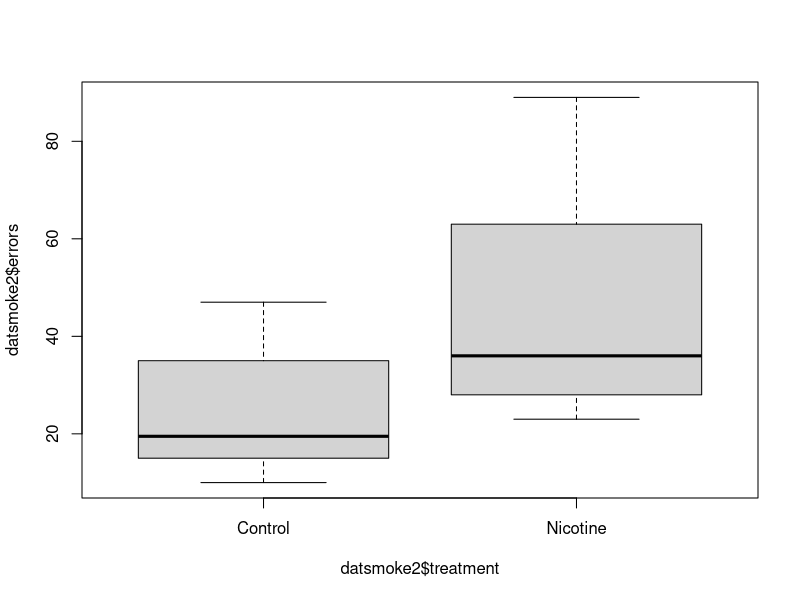
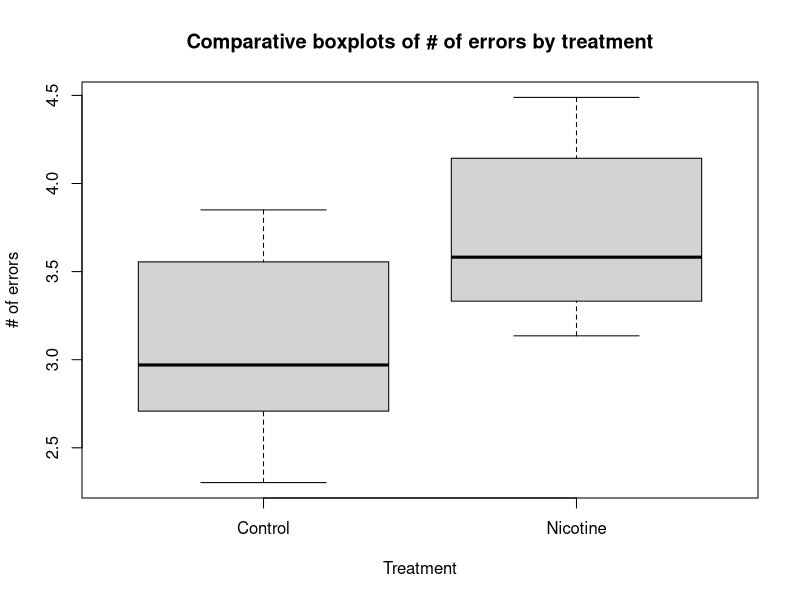
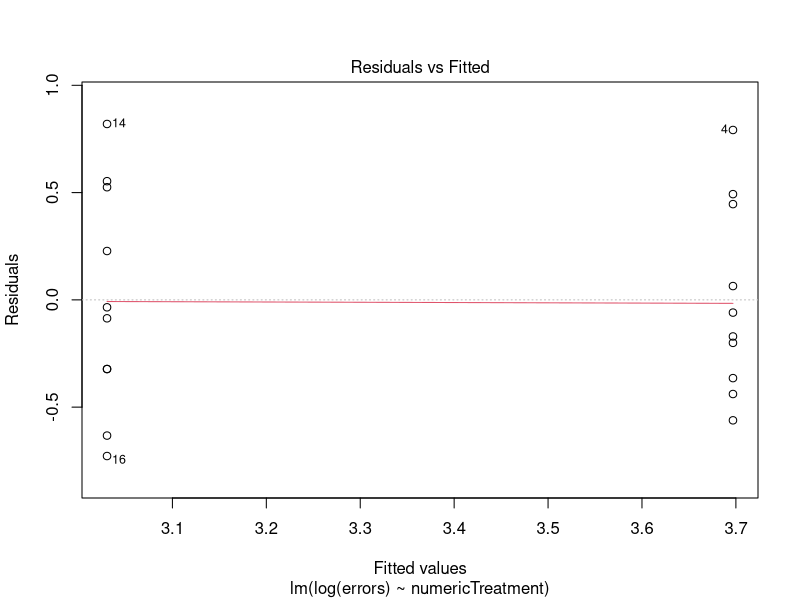
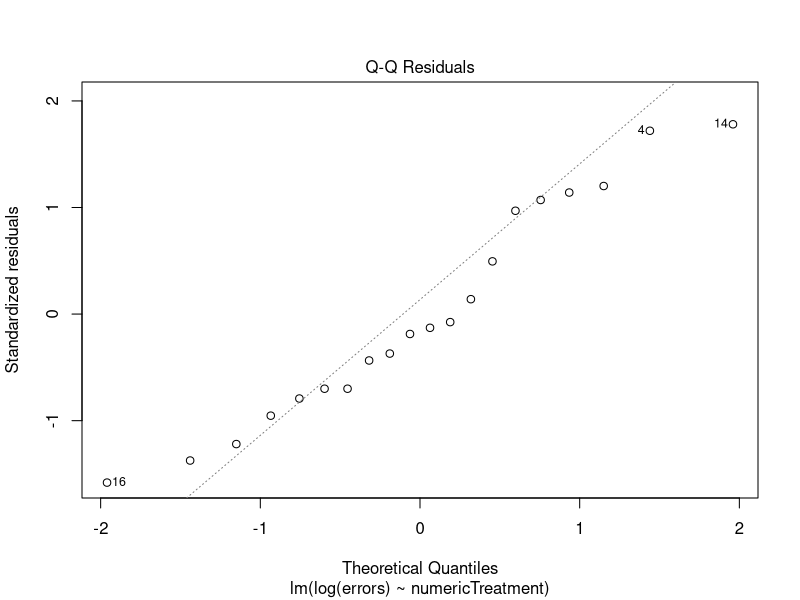
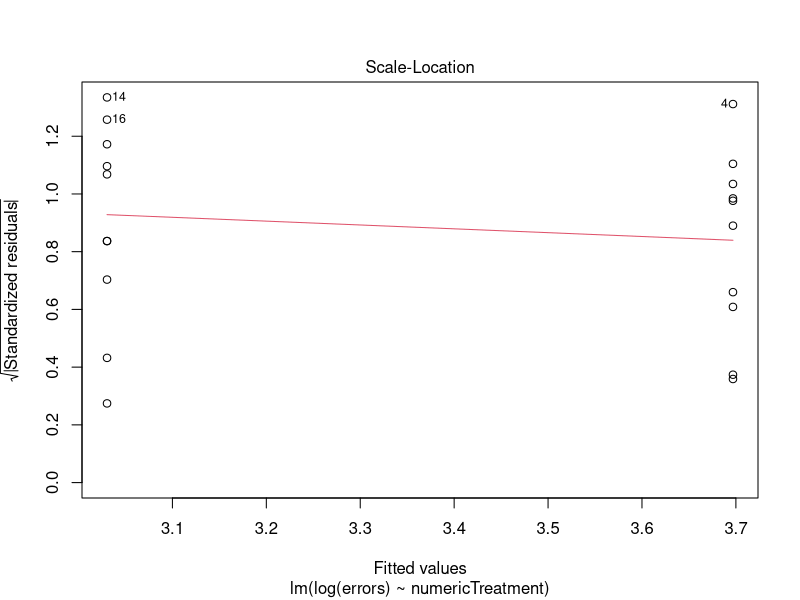
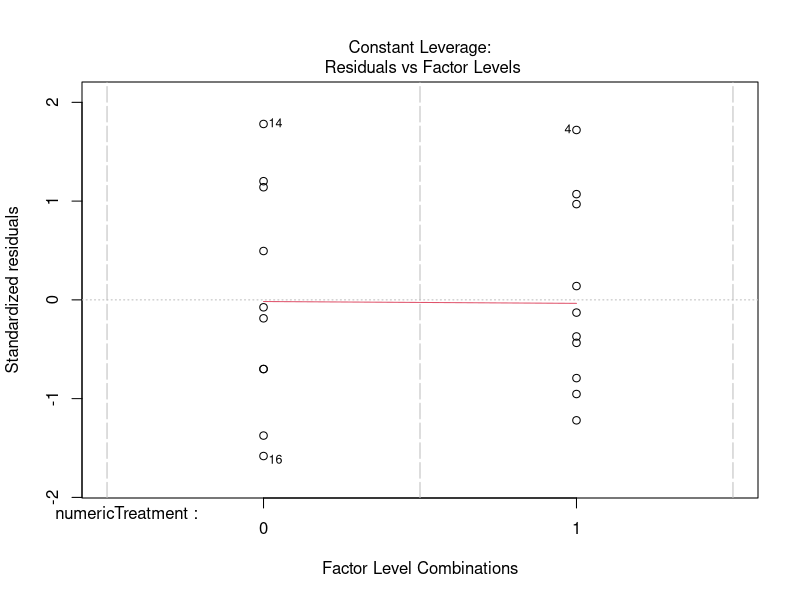
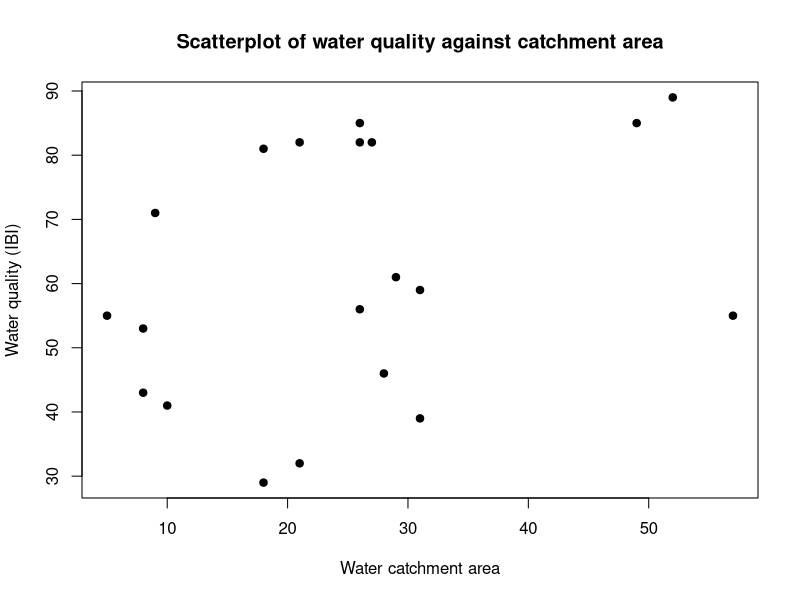
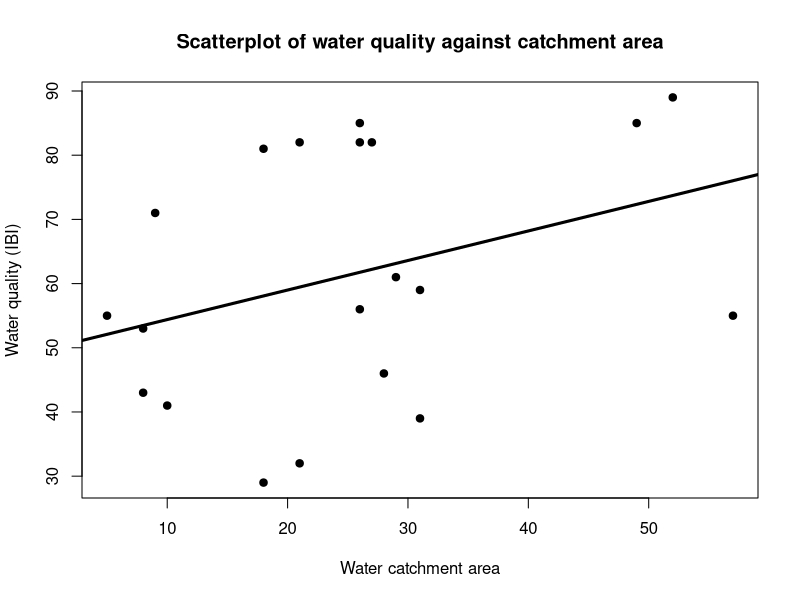

Reproduce these figures in R, in order.
###########
## Session 3: Linear Regression
###########

library(tidyverse)

## Question 1a 
datsmoke <- read_csv("data/smokePregnant.csv")

## Question 1b
datsmoke2 <- data.frame(errors=c(datsmoke$Nicotine,datsmoke$Control), treatment=rep(c("Nicotine","Control"),each=nrow(datsmoke)))
# library(reshape); dat2 <- melt(dat)

## Question 1c
## We previously saw that a log transformation helped
boxplot(datsmoke2$errors ~ datsmoke2$treatment)

boxplot(log(datsmoke2$errors) ~ datsmoke2$treatment, main = "Comparative boxplots of # of errors by treatment", ylab = "# of errors", xlab = "Treatment")
## Better

fit.smoke=lm(log(errors)~as.factor(treatment),data=datsmoke2)
summary(fit.smoke)


## Question 1d
datsmoke2$numericTreatment <- factor(rep(c(1,0), each=nrow(datsmoke)))
fit.smoke1 <- lm(log(errors) ~ numericTreatment, data = datsmoke2)
summary(fit.smoke1)

t.test(log(datsmoke$Nicotine), log(datsmoke$Control), var.equal=T)

## Question 1e
## Observations are independent; random sample of GPs and and random allocation of treatments
## observations are normally distributed with same variance in both groups
## Straight line relationship but this is not a concern here since there are only two x-values

plot(fit.smoke1)

## Question 2a

#catchment <- c(29,49,28,8,57,9,31,10,21,26,31,52,21,8,18,5,18,26,27,26)
#quality <- c(61,85,46,53,55,71,59,41,82,56,39,89,32,43,29,55,81,82,82,85)
#write.table(data.frame(catchment, quality), file = "waterQual.txt", row.names = F)

datqual <- read_csv("data/waterQual.csv")
head(datqual)


## Question 2b-c
## Inference; estimating a parameter i.e., slope of regression line for quality regressed against catchment area
## Two variables; both quantitative continuous

## Question 2d
plot(datqual$catchment, datqual$quality, xlab="Water catchment area", ylab="Water quality (IBI)", pch=19, main = "Scatterplot of water quality against catchment area")

## Question 2e
## Use linear regression, the slope describes the strength of the relationship. 
fit.qual1 <- lm(quality ~ catchment, data = datqual)
summary(fit.qual1)


plot(datqual$catchment, datqual$quality, xlab="Water catchment area", ylab="Water quality (IBI)", pch=19, main = "Scatterplot of water quality against catchment area")

abline(fit.qual1, lwd = 3)

## Question 2f
summary(fit.qual1)
confint(fit.qual1)

## Question 2g
## Observations were independent; random sampling of creek locations
## Residuals are normally distributed with same variance for each value of catchment area (predictor)
## Straight line relationship between water quality and catchment area


plot(fit.qual1)








## construct residual plot, add 0 line
plot(fit.qual1$fit, fit.qual1$res, xlab="Fitted values", ylab="Residuals", lwd=3, pch=19)
abline(0,0,lwd=3)
## construct qq plot
qqnorm(fit.qual1$res, lwd=3, pch=19, main="Normal quantile plot for water quality data", ylab="Regression residuals")
qqline(fit.qual1$res)
     
#par(mfrow = c(2,2))
plot(fit.qual1)

###############


